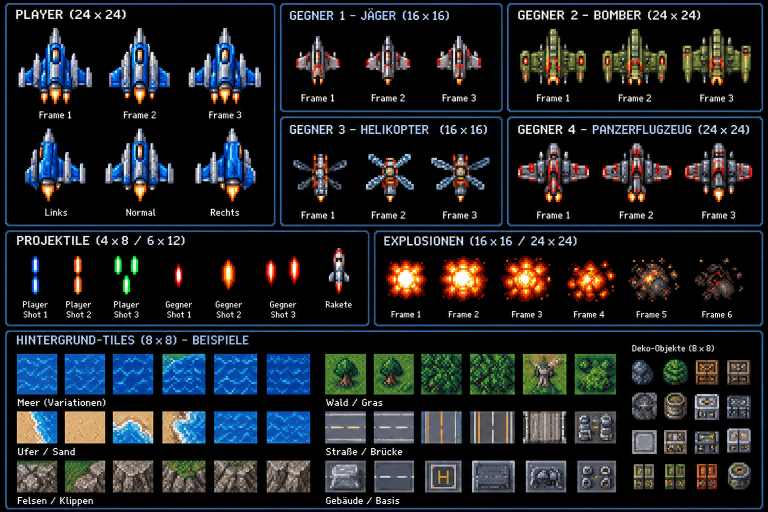
#> input picture assets/art/reference-board/source/reference-board.png, 1536 x 1024 px (shown at 1/2 size)
$ python -i aircraft_animation.py   (imports and definitions only)
#> lines starting #> are read from the running program, lines starting #| are printed output that depends on the picture
"""Create genuine effects-only animation from one canonical drawing per type."""
import json
import math
from PIL import Image, ImageDraw

WARM=[[245,94,23],[255,178,48],[255,241,173]]
SETTINGS={
 'player':dict(rect=[13,19,19,24],ports=[[15,19]],direction=1),
 'fighter':dict(rect=[5,0,11,3],ports=[[6,2],[9,2]],direction=-1),
 'bomber':dict(rect=[12,0,21,6],ports=[[14,5],[18,5]],direction=-1),
 'armoured_plane':dict(rect=[12,0,21,5],ports=[[14,4],[18,4]],direction=-1),
}


def load_pixels(record):
    return Image.frombytes('L',(record['width'],record['height']),b''.join(bytes.fromhex(r) for r in record['rows']))


def remap(p,old,new):
    lut=[0]+[min(range(1,13),key=lambda i:sum((old[v][c]-new[i][c])**2 for c in range(3))) for v in range(1,16)]
    return p.point(lut+[0]*240)


def make(source,opacity=None):
    result={};metadata={}
    for name,record in source['groups'].items():
        w,h=record['width'],record['height']
        if name=='helicopter':
            pal=record['palette'];body=Image.new('L',(w,h));d=ImageDraw.Draw(body)
            # Reconstruct a clean, fixed fuselage; old blades are not baked into it.
            d.rectangle((7,1,8,6),fill=7);d.rectangle((6,2,9,2),fill=2)
            d.ellipse((5,5,10,13),fill=11);d.ellipse((6,5,9,12),fill=7)
            d.rectangle((6,9,9,11),fill=4);d.point((6,9),fill=2)
            d.line((6,7,9,7),fill=5);d.point((7,12),fill=9)
            rotor=[];mask=Image.new('L',(w,h))
            for angle in (0,60,120):
                layer=Image.new('L',(w,h));draw=ImageDraw.Draw(layer)
                a=math.radians(angle);dx=round(6.5*math.cos(a));dy=round(6.5*math.sin(a))
                draw.line((8-dx,7-dy,8+dx,7+dy),fill=7,width=1)
                draw.point((8-dx,7-dy),fill=2);draw.point((8+dx,7+dy),fill=4)
                rotor.append(layer)
                mask=Image.frombytes('L',(w,h),bytes(255 if a or b else 0 for a,b in zip(mask.tobytes(),layer.tobytes())))
            frames=[]
            for layer in rotor:
                p=body.copy();p.paste(layer,mask=layer.point(lambda v:255 if v else 0))
                ImageDraw.Draw(p).rectangle((7,6,8,7),fill=6);p.putpixel((7,6),2)
                frames.append(p)
            kind='rotor';notes='New clean fixed fuselage reconstructed from the prior reference; only two-blade rotor geometry varies.'
        else:
            pal=record['palette'][:13]+WARM
            body=remap(load_pixels(record),record['palette'],pal)
            conf=SETTINGS[name];x0,y0,x1,y1=conf['rect'];ImageDraw.Draw(body).rectangle((x0,y0,x1-1,y1-1),fill=0)
            # Explicit reviewed body repairs, not a blanket fill of transparent gaps.
            for x,y,index in (opacity or {}).get('groups',{}).get(name,{}).get('repairs',[]):
                assert body.getpixel((x,y))==0,(name,x,y,'repair would overwrite colour')
                assert not (x0<=x<x1 and y0<=y<y1),(name,'repair touches exhaust')
                assert 1<=index<=12
                body.putpixel((x,y),index)
            mask=Image.new('L',(w,h));ImageDraw.Draw(mask).rectangle((x0,y0,x1-1,y1-1),fill=255)
            frames=[]
            for phase in range(3):
                p=body.copy()
                for x,y in conf['ports']:
                    length=2+phase
                    for step in range(length):
                        yy=y+step*conf['direction']
                        for xx in (x,x+1):
                            if 0<=yy<h and mask.getpixel((xx,yy)):
                                p.putpixel((xx,yy),15 if step==0 else 14 if step<length-1 else 13)
                    # Alternating one-pixel tip keeps the flame cycle asymmetric.
                    yy=y+(length-1)*conf['direction']
                    if 0<=yy<h and mask.getpixel((x+phase%2,yy)):p.putpixel((x+phase%2,yy),14)
                frames.append(p)
            if name=='player':
                left,right=record['banking']
                frames += [remap(load_pixels(left),record['palette'],pal),frames[0].copy(),remap(load_pixels(right),record['palette'],pal)]
            kind='exhaust';notes='One canonical body, palette reduced to 12 body colours + 3 dedicated flame colours; indices 3/5 are separate banking poses.'
            repaired=len((opacity or {}).get('groups',{}).get(name,{}).get('repairs',[]))
            if repaired:notes+=f' {repaired} transparent body pixels repaired explicitly; see source/enemy-opacity.json.'
        result[name]=dict(frames=frames,palette=pal,mask=mask)
        metadata[name]=dict(kind=kind,loop=[0,1,2],frame_ms=100,mask_file='animation-mask-'+name+'.png',notes=notes,
                            steady_frame=4 if name=='player' else 0,banking_frames=[3,5] if name=='player' else [])
    return result,metadata


def apply(groups,palettes,base):
    source=json.loads((base/'source/aircraft-animation.json').read_text())
    opacity=json.loads((base/'source/enemy-opacity.json').read_text())
    fixed,metadata=make(source,opacity)
    for g in groups:
        if g['id'] in fixed:
            g['frames']=fixed[g['id']]['frames'];palettes[g['palette']]=fixed[g['id']]['palette']
            g['provenance']='Canonical aircraft body with newly constructed effects-only animation; see source/aircraft-animation.json and tools/aircraft_animation.py.'
    return fixed,metadata

>>> import cv2
>>> picture = cv2.imread('../assets/art/reference-board/source/reference-board.png', cv2.IMREAD_GRAYSCALE)
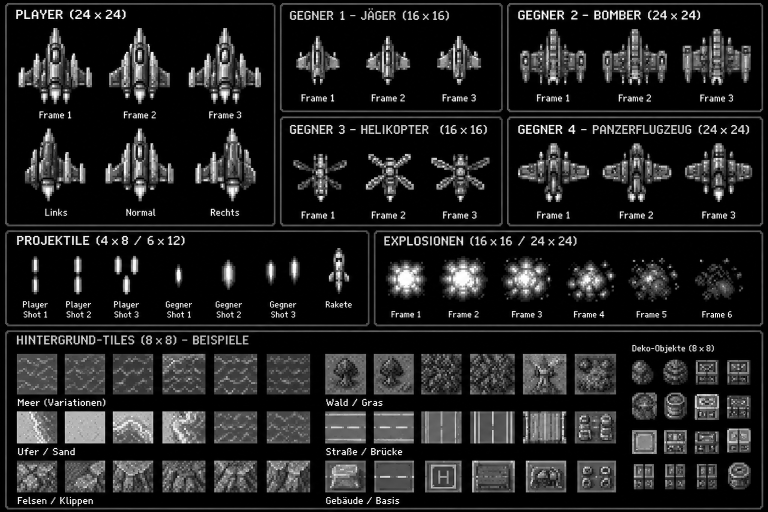
#> picture: shape (1024, 1536) (shown at 1/2 size); min 0, max 255, mean 33.7
#> after the loop in make, `for name,record in source['groups'].items():`: metadata = 0 items
#> (the run stopped early here; a loop or call above may not have finished)
